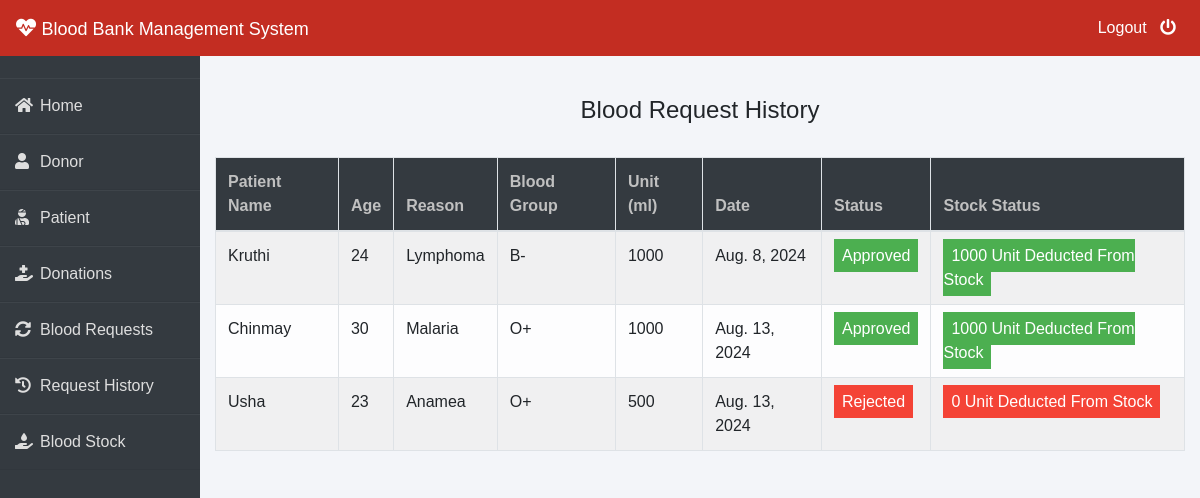
The app's page /admin-request-history (signed in) with its own data.
### blood/models.py (models this page shows, shortened)
class BloodRequest(models.Model):
    request_by_patient=models.ForeignKey(pmodels.Patient,null=True,on_delete=models.CASCADE)
    request_by_donor=models.ForeignKey(dmodels.Donor,null=True,on_delete=models.CASCADE)
    patient_name=models.CharField(max_length=30)
    patient_age=models.PositiveIntegerField()
    reason=models.CharField(max_length=500)
    bloodgroup=models.CharField(max_length=10)
    unit=models.PositiveIntegerField(default=0)
    status=models.CharField(max_length=20,default="Pending")
    date=models.DateField(auto_now=True)

### blood/views.py (the view)
# urls.py: path('admin-request-history', views.admin_request_history_view,name='admin-request-history'),
@login_required(login_url='adminlogin')
def admin_request_history_view(request):
    requests=models.BloodRequest.objects.all().exclude(status='Pending')
    return render(request,'blood/admin_request_history.html',{'requests':requests})

### templates/blood/admin_request_history.html (shortened to what this page needs)
{% extends 'blood/adminbase.html' %}
{% block content %}
{% load widget_tweaks %}
{%load static%}
<head>
</head>
<br><br>
<div class="container">
    <H4 class="text-center">Blood Request History</H4><br>
    <table class="table table-light table-hover table-bordered table-striped">
        <thead class="bg-dark">
            <tr>
                <th scope="col" style="color: rgb(192, 192, 192);">Patient Name</th>
                <th scope="col" style="color: rgb(192, 192, 192);">Age</th>
                <th scope="col" style="color: rgb(192, 192, 192);">Reason</th>
                <th scope="col" style="color: rgb(192, 192, 192);">Blood Group</th>
                <th scope="col" style="color: rgb(192, 192, 192);">Unit (ml)</th>
                <th scope="col" style="color: rgb(192, 192, 192);">Date</th>
                <th scope="col" style="color: rgb(192, 192, 192);">Status</th>
                <th scope="col" style="color: rgb(192, 192, 192);">Stock Status</th>
            </tr>
        </thead>
        <tbody>
            {% for t in requests %}
            <tr>
                <td> {{t.patient_name}}</td>
                <td>{{t.patient_age}}</td>
                <td>{{t.reason}}</td>
                <td>{{t.bloodgroup}}</td>
                <td>{{t.unit}}</td>
                <td>{{t.date}}</td>
                {% if t.status == 'Approved' %}
                <td><span class="label success"> Approved</span></td>
                <td><span class="label success"> {{t.unit}} Unit Deducted From Stock</span></td>
                {% else %}
                <td><span class="label danger">Rejected</span></td>
                <td><span class="label danger"> 0 Unit Deducted From Stock</span></td>
                {% endif %}
            </tr>
            {% endfor %}
        </tbody>
    </table>
</div>
{% endblock content %}

### templates/blood/adminbase.html (style rules this page uses)
* { margin: 0; padding: 0; box-sizing: border-box; list-style: none; text-decoration: none; font-family: 'Josefin Sans', sans-serif; }
body { background-color: #f3f5f9; }

### templates/blood/admin_request_history.html (style rules this page uses)
.label { color: white; padding: 8px; }
.success { background-color: #4CAF50; }
.danger { background-color: #f44336; }

### records on screen
BloodRequest: patient_name "Kruthi", patient_age "24", reason "Lymphoma", bloodgroup "B-", unit "1000", date "Aug. 8, 2024"
BloodRequest: patient_name "Chinmay", patient_age "30", reason "Malaria", bloodgroup "O+", unit "1000", date "Aug. 13, 2024"
BloodRequest: patient_name "Usha", patient_age "23", reason "Anamea", bloodgroup "O+", unit "500", date "Aug. 13, 2024", status "Rejected"
